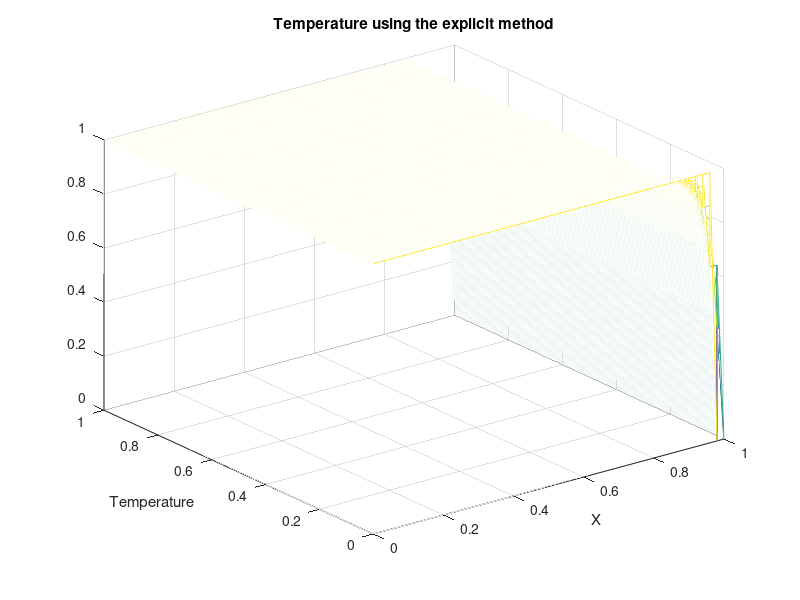

Write MATLAB code to recreate this figure.
% Define parameters for advection eqn & the range in space and time

Lmax= 1.;      %maximum length
Tmax= 1.;      %final time
c =1;           %Advection velocity

%parameters needed to solve the equation within explicit method

maxt = 2500;    %number of time steps
dt = Tmax/maxt;
n=50;       %number of space steps
nint=50;    %the wavefront:intermediate point from which u=0(nint<n)!!

dx = Lmax/n;
%r=c*dt/(2.*dx);  
r=0.3;

% the lax method is stable for r<1/2 but it gets diffused unless r=1/2
% initial value of the function u(amplitude of wave)

for i =1:(n+1)
    if i < nint
        u(i,1) = 1.;
    else u(i,1)=0.;
    end
    x(i) = (i-1)*dx;
end

%value of amplitude at boundary

for k=1:maxt+1
    u(1,k)=1.;
    u(n+1,k)=0;
    time(k) = (k-1)*dt;
end


%Implementation of the lax method
for k=1:maxt %time loop
    for i=2:n  %space loop
        u(i,k+1) = 0.5*((u(i+1,k) + u(i-1,k)) - r*(u(i+1,k) - u(i-1,k)));
    end
end


%Graph of temperature at different selected times

u=u';
figure(2)
mesh(x,time,u)
title('Temperature using the explicit method')
xlabel('X')
ylabel('Temperature')




